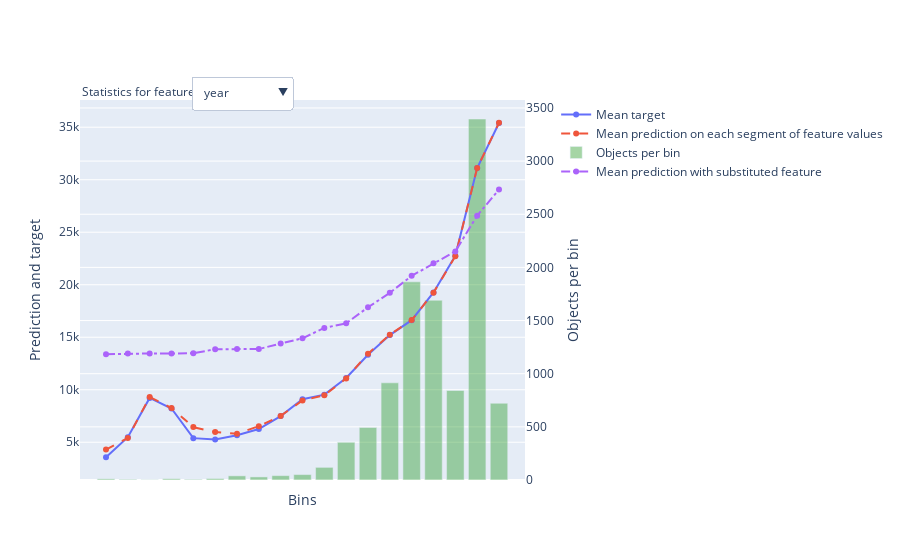

Notebook cell for this chart:
### Markdown cell above
#### The model presents a 96% explaintability for the price and predicts it's value with a +/- 2240.49 (pounds) precision

### Code cell
features1 = model_set_param.calc_feature_statistics(X_df,
                                    y,
                                    feature = ['year', 'mileage','mpg','engineSize','tax'],
                                    plot=True)
